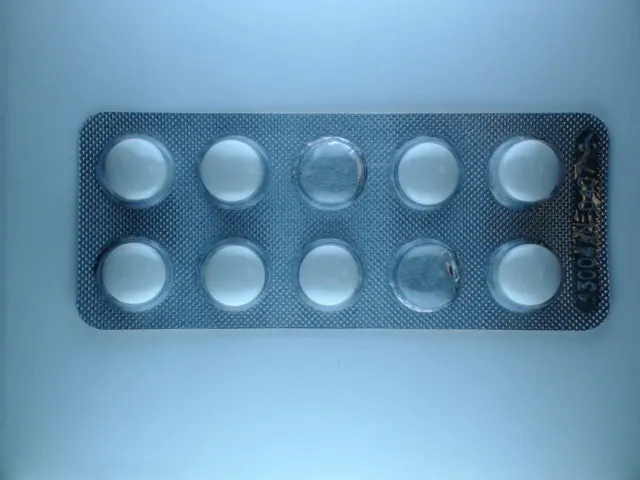
#> input picture Images/pills.jpg, 640 x 480 px, found by its file name
$ python cirkel_detection.py
#> lines starting #> are read from the running program, lines starting #| are printed output that depends on the picture
import cv2
import numpy as np

img = cv2.imread('../images/pills.jpg',0)
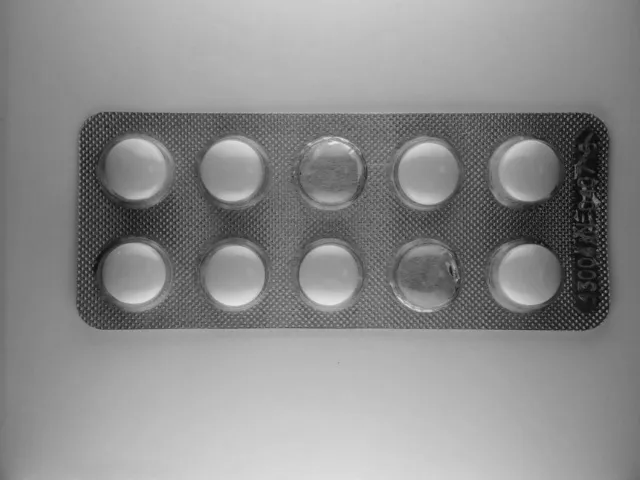
#> img: shape (480, 640); min 3, max 233, mean 140.1
img = cv2.medianBlur(img,5)
cimg = cv2.cvtColor(img,cv2.COLOR_GRAY2BGR)

circles = cv2.HoughCircles(img,cv2.HOUGH_GRADIENT,1,10,
                            param1=20,param2=30,minRadius=30,maxRadius=40)
#> circles = [[329.5, 172.5, 37.2], [426.5, 173.5, 37.2], [529.5, 274.5, 31.5], [328.5, 275.5, 37.1], [425.5, 272.5, 35], [133.5, 269.5, 33.8], [232.5, 275.5, 31.5], [230.5, 169.5, 30.5], [138.5, 168.5, 39.4], [522.5, 171.5, 35]]

circles = np.uint16(np.around(circles))
#> circles = [[330, 172, 37], [426, 174, 37], [530, 274, 32], [328, 276, 37], [426, 272, 35], [134, 270, 34], [232, 276, 32], [230, 170, 30], [138, 168, 39], [522, 172, 35]]
for i in circles[0,:]:
    # draw the outer circle
    cv2.circle(cimg,(i[0],i[1]),i[2],(0,255,0),2)
    # draw the center of the circle
    cv2.circle(cimg,(i[0],i[1]),2,(0,0,255),3)
#> this loop made 10 passes
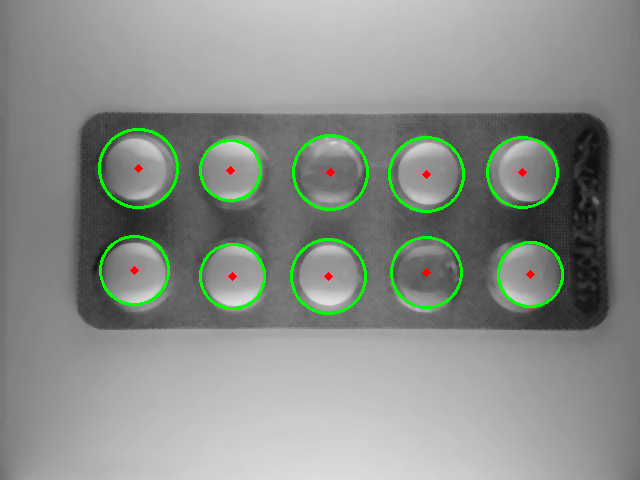
#> cimg: shape (480, 640, 3); mean B, G, R 137.2, 142.6, 137.5
print(len(circles[0,:]))
#| 10
cv2.imshow('detected circles',cimg)
cv2.waitKey(0)
cv2.destroyAllWindows()
